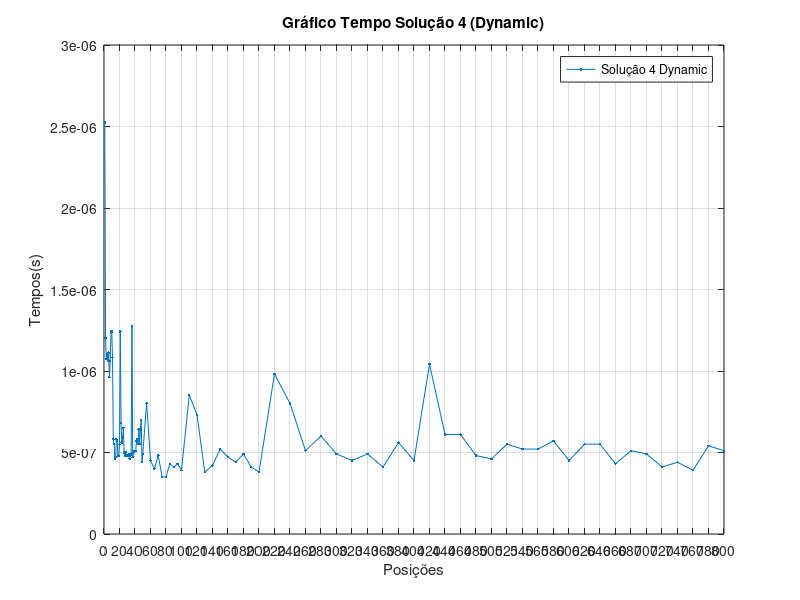

Reproduce this figure in MATLAB.

Dados_solve_4 = load("ficheiro_solve_4.txt");
Tempos_solve_4 = Dados_solve_4(:,4);
Posicoes_solve_4 = Dados_solve_4(:,1);


plot(Posicoes_solve_4,Tempos_solve_4,'.-')

legend('Solução 4 Dynamic')
xlabel('Posições')
ylabel('Tempos(s)')
grid on
title('Gráfico Tempo Solução 4 (Dynamic)')
xticks(0:20:800)

